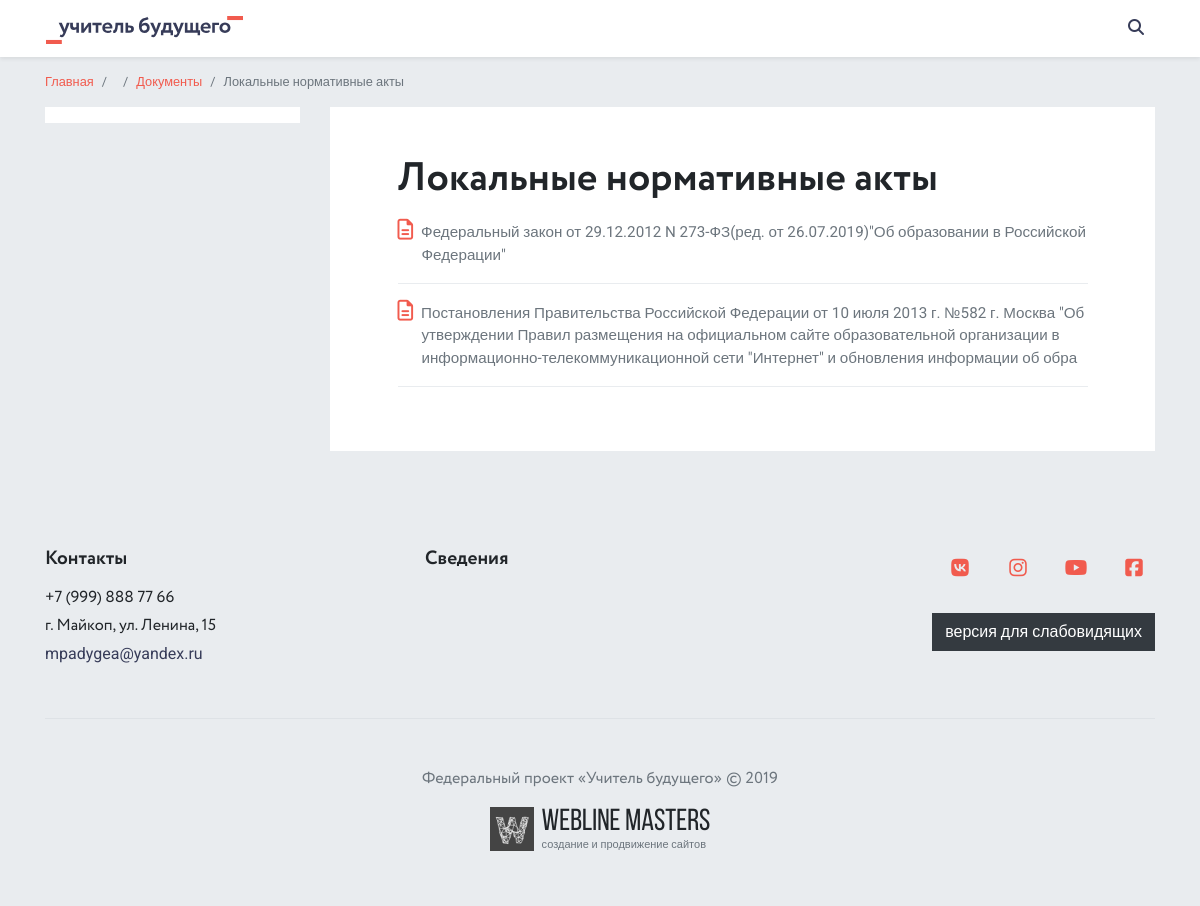
The app's page /documents/lokalnye-normativnye-akty/, older data.
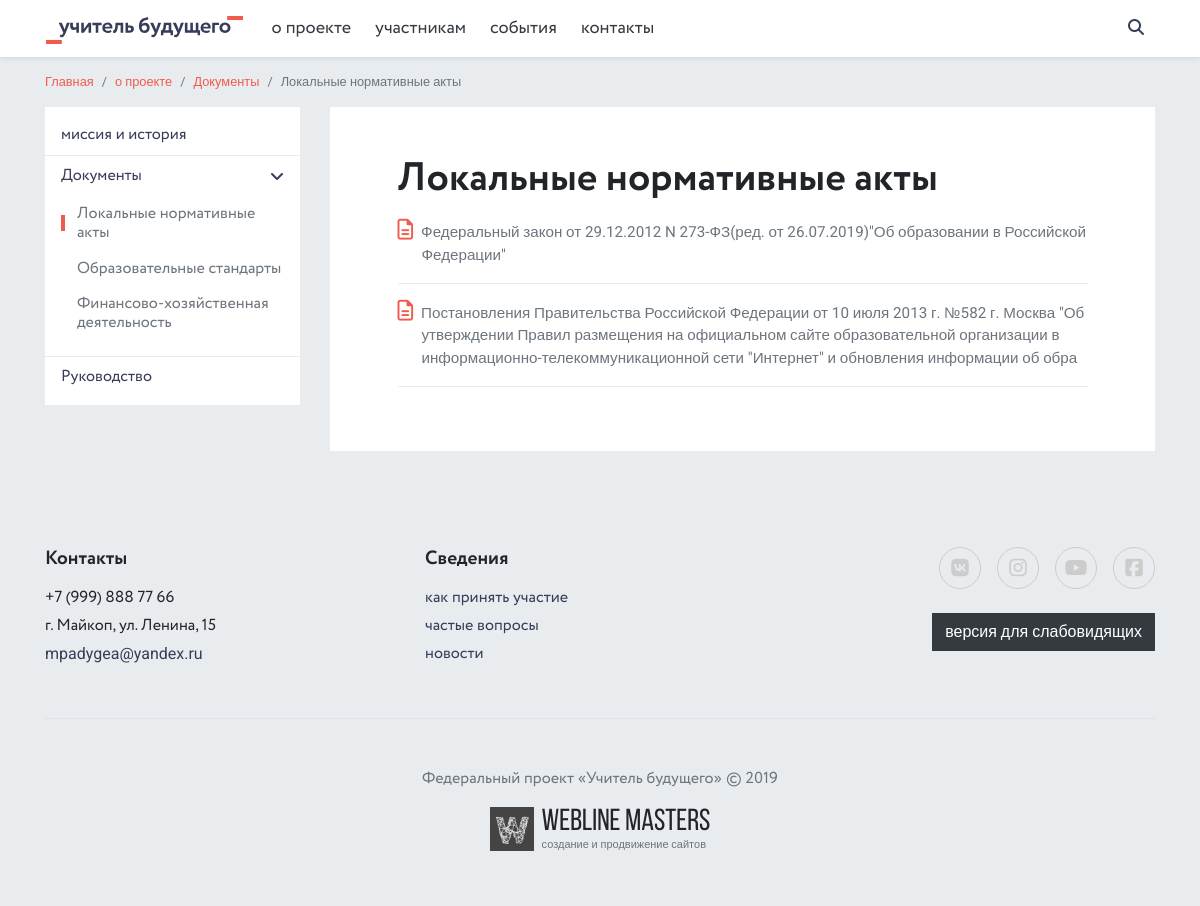
The same page, newer data.
### documents/models.py (models this page shows, shortened)
class Document(models.Model):
    category = models.ForeignKey(DocumentCategory, on_delete=models.CASCADE, verbose_name='Категория', related_name='documents')
    name = models.TextField(verbose_name='Название документа')
    def get_document_url(self, filename):
        ext = filename.split('.')[-1]
        filename = '{0}.{1}'.format(uuid1(), ext)
        return 'documents/{0}/{1}'.format(self.category.slug, filename)
    document = models.FileField(upload_to=get_document_url, max_length=500, verbose_name='Файл')
    class Meta:
        verbose_name = 'Документ'
        verbose_name_plural = 'Документы'

class DocumentCategory(SEO):
    title = models.CharField(max_length=250, unique=True, verbose_name='Название')
    is_active = models.BooleanField(default=True, verbose_name='Показывать на сайте')
    slug = models.SlugField(max_length=250, verbose_name='Slug', unique=True)
    def get_absolute_url(self):
        return reverse('document_category', args=[self.slug])
    class Meta:
        verbose_name = 'Категория документов'
        verbose_name_plural = 'Категории документов'

### contacts/models.py (models this page shows, shortened)
class Social(models.Model):
    name = models.CharField(max_length=250, verbose_name='Название социальной сети')
    short_name = models.CharField(max_length=250, verbose_name='Короткое название')
    color = models.CharField(max_length=250, verbose_name='Цвет обрамления')
    link = models.URLField(max_length=250, verbose_name='Ссылка')
    class Meta:
        verbose_name = 'Социальная сеть'
        verbose_name_plural = 'Социальные сети'

### pages/models.py (models this page shows, shortened)
class Page(MPTTModel, SEO, Order):
    ACTION_CHOICES = (
        ('pages', 'Информативная страница'),
        ('home', 'Главная страница'),
        ('albums', 'Фотоотчёты'),
        ('employees', 'Руководство'),
        ('documents', 'Документы'),
        ('news', 'Новости'),
        ('contacts', 'Контакты'),
    )
    title = models.CharField(max_length=250, verbose_name='Название страницы', unique=True)
    body1 = models.TextField(verbose_name='Текст страницы #1', null=True, blank=True)
    body2 = models.TextField(verbose_name='Текст страницы #2', null=True, blank=True)
    body3 = models.TextField(verbose_name='Текст страницы #3', null=True, blank=True)
    is_active = models.BooleanField(default=True, verbose_name='Показывать в меню')
    action = models.CharField(max_length=32, choices=ACTION_CHOICES, verbose_name='Название модуля')
    parent = TreeForeignKey('self', on_delete=models.SET_NULL, related_name='children',
                            verbose_name='Родительская страница', blank=True, null=True)
    slug = models.SlugField(max_length=250, verbose_name='Slug', unique=True)
    in_footer = models.BooleanField(default=False, verbose_name='Показывать в футере')
    @property
    def subpages(self):
        return Page.objects.filter(parent=self, is_active=True)
    @property
    def firstchild(self):
        return Page.objects.filter(parent=self, is_active=True).first()
    @property
    def subpagescount(self):
        sublist = Page.objects.filter(parent=self, is_active=True)
        return len(sublist)
    class Meta:
        verbose_name = 'Страница'
        verbose_name_plural = 'Страницы'

### documents/views.py (the view)
# urls.py: path('<document_category_slug>/', views.DocumentCategoryView.as_view(), name='document_category'),
class DocumentCategoryView(View):
    def get(self, request, document_category_slug):
        document_category = get_object_or_404(DocumentCategory, slug=document_category_slug, is_active=True)
        document_categories = DocumentCategory.objects.filter(is_active=True)
        doc_page = Page.objects.filter(is_active=True, action='documents').first()
        context = {
            'document_category': document_category,
            'document_categories': document_categories,
            'doc_page': doc_page,
        }
        lo = 'lo/' if request.session.get('is_lo') else ''
        return render(request, lo + 'documents/document_category.html', context)

### core/context_processors.py (called while the page is built)
def context_info(request):
    phone = Phone.objects.first()
    address = Address.objects.first()
    email = Email.objects.first()
    socials = Social.objects.all()
    main_doc_category = DocumentCategory.objects.filter(is_active=True).first()
    pages = Page.objects.filter(is_active=True).exclude(action='home')
    all_docs = DocumentCategory.objects.filter(is_active=True)
    context = {
        'phone': phone,
        'address': address,
        'email': email,
        'socials': socials,
        'main_doc_category': main_doc_category,
        'pages': pages,
        'all_docs': all_docs,
    }
    return context

### templates/documents/document_category.html (shortened to what this page needs)
{% extends 'base.html' %}
{% block content %}
<main role="main">
    <div class="container">
        <div class="d-flex flex-column flex-md-row justify-content-between align-items-md-center mb-3 mb-md-0">
            <ol class="breadcrumb small">
                <li class="breadcrumb-item"><a href="{% url 'index' %}">Главная</a></li>
                {% with page=doc_page.parent %}
                    <li class="breadcrumb-item"><a href="{% include '__breadcrumb.html' %}">{{ page.title }}</a></li>
                {% endwith %}
                <li class="breadcrumb-item"><a href="{{ main_doc_category.get_absolute_url }}">Документы</a></li>
                <li class="breadcrumb-item active">{{ document_category.title }}</li>
            </ol>
        </div>
        <div class="row">
            <div class="col-lg-3">
                <div class="bg-white py-2 d-none d-lg-block">
                    <ul class="list-unstyled side-menu m-0">
                        {% for page in doc_page.parent.subpages %}
                            {% if page.action == 'pages' %}
                            <li class="border-bottom font-2"><a href="/pages/{{ page.slug }}/" class="text-secondary py-2 px-3 d-block ">{{ page.title }}</a></li>
                            {% elif page.action == 'news' %}
                            <li class="border-bottom font-2"><a href="{% url 'news' %}" class="text-secondary py-2 px-3 d-block">Новости</a></li>
                            {% elif page.action == 'albums' %}
                            <li class="border-bottom font-2"><a href="{% url 'albums' %}" class="text-secondary py-2 px-3 d-block">Фотоотчёты</a></li>
                            {% elif page.action == 'documents' %}
                            <li class="border-bottom font-2 sub"><a href="{{ main_doc_category.get_absolute_url }}" class="text-secondary py-2 px-3 d-block">Документы<i class="fas fa-angle-down"></i></a>
                                <ul class="list-unstyled pb-3 pl-3">
                                    {% for item in document_categories %}
                                        <li><a href="{{ item.get_absolute_url }}" class="text-muted py-2 px-3 d-block {% if item == document_category %}active{% endif %}">{{ item.title }}</a></li>
                                    {% endfor %}
                                </ul>
                            </li>
                            {% elif page.action == 'employees' %}
                            <li class="border-bottom font-2"><a href="{% url 'employees' %}" class="text-secondary py-2 px-3 d-block">Руководство</a></li>
                            {% endif %}
                        {% endfor %}
                    </ul>
                </div>
            </div>
            <div class="col-lg-9">
                <article class="mb-5 bg-white p-4 p-md-5">
                    <h1 class="mt-0">{{ document_category.title }}</h1>
                    <div class="docs narrow">
                        {% for document in document_category.documents.all %}
                        <a href="{{ document.document.url }}" target="_blank" class="pl-4 d-block mb-3 border-bottom pb-3 text-muted"><i class="far fa-file-alt text-primary mr-2 ml-n4"></i>{{ document.name }}</a>
                        {% endfor %}
                    </div>
                </article>
            </div>
        </div>
    </div>
</main>
{% endblock content%}

### templates/__header.html (shortened to what this page needs)
{% load static %}
<nav class="navbar navbar-expand-lg navbar-light bg-white fixed-top shadow-sm">
    <div class="container px-sm-3 position-relative">
        <a class="navbar-brand" href="{% url 'index' %}">
            <img src="{% static 'images/logo-wide.svg' %}" alt="" class="navbar-logo">
        </a>
        <div class="collapse navbar-collapse font-2">
            <ul class="navbar-nav mr-auto">
                {% for page in pages %}
                    {% if not page.parent %}
                        {% if page.subpagescount > 0 %}
                        <li class="nav-item dropdown">
                            <a class="nav-link dropdown-toggle
                            {% for item in page.subpages %}
                            {% endfor %}
                            " href="
                                {% if page.firstchild.action == 'pages' %}
                                    /pages/{{ page.firstchild.slug }}/
                                {% elif page.firstchild.action == 'news' %}
                                    /news/
                                {% elif page.firstchild.action == 'albums' %}
                                    /gallery/
                                {% elif page.firstchild.action == 'documents' %}
                                    {{ main_doc_category.get_absolute_url }}
                                {% elif page.firstchild.action == 'employees' %}
                                    /leadership/
                                {% endif %}
                            " role="button" aria-haspopup="true" aria-expanded="false">
                                {{ page.title }}
                            </a>
                        </li>
                        {% else %}
                        <li class="nav-item">
                            {% if page.action == 'contacts' %}
                            <a class="nav-link {% if 'contacts' in request.path %}active{% endif %}" href="/contacts/">{{ page.title }}</a>
                            {% else %}
                            <a class="nav-link {% if page.slug in request.path %}active{% endif %}" href="/pages/{{ page.slug }}/">{{ page.title }}</a>
                            {% endif %}
                        </li>
                        {% endif %}
                    {% endif %}
                {% endfor %}
            </ul>
        </div>
        <form class="search" action="{% url 'search' %}">
            <div class="search-wrapper">
                <input type="text" name="query" placeholder="найти..." class="search-field">
            </div>
        </form>
    </div>
</nav>

### templates/__footer.html
{% load static %}
<footer class="footer bg-light py-5">
    <div class="container">
        <div class="row">
            <div class="col-lg-4 col-md-6 col-sm-6 mb-4">
                <h2 class="h5 mt-0">Контакты</h2>
                <p class="font-2 mb-1">{{ phone.phone }}</p>
                <p class="font-2 mb-1">{{ address.address }}</p>
                <p><a href="mailto:{{ email.email }}" class="text-secondary">{{ email.email }}</a></p>
            </div>
            <div class="col-lg-4 col-md-6 col-sm-6 mb-4 text-md-right text-lg-left">
                <h2 class="h5 mt-0">Сведения</h2>
                {% for page in pages %}
                    {% if page.parent and page.in_footer %}
                    <a href="
                    {% if page.action == 'pages' %}
                        /pages/{{ page.slug }}/
                    {% elif page.action == 'news' %}
                        /news/
                    {% elif page.action == 'albums' %}
                        /gallery/
                    {% elif page.action == 'documents' %}
                        {{ main_doc_category.get_absolute_url }}
                    {% elif page.action == 'employees' %}
                        /leadership/
                    {% endif %}
                    " class="d-block font-2 mb-1 text-secondary">{{ page.title }}</a>
                    {% endif %}
                {% endfor %}
            </div>
            <div class="col-lg-4 text-lg-right text-sm-center mb-4 mb-sm-5">
                <div class="socials socials-big d-block pb-4">
                    {% for item in socials %}
                    <a href="{{ item.link }}" target="_blank" title="" style="color: {{ item.color }}; border-color: {{ item.color }};"><i class="fab fa-{{ item.short_name }}"></i></a>
                    {% endfor %}
                </div>
                <a class="btn btn-dark" href="{% url 'change_view' %}" role="button">версия для слабовидящих</a>
            </div>
        </div>
        <div class="text-sm-center text-muted font-2 mb-3 pt-4 pt-sm-5 border-top">Федеральный проект «Учитель будущего» © 2019</div>
        <div class="text-sm-center">
            <div class="position-relative d-inline-flex justify-content-center align-items-center devlogo">
                <img src="{% static 'images/devlogo.svg' %}" alt="Webline Masters">
                <div class="ml-2 d-flex align-items-start flex-column">
                    <span>Webline Masters</span>
                    <a href="http://wlms.info" target="_blank" class="stretched-link text-muted" title="Webline Masters">создание и продвижение сайтов</a>
                </div>
            </div>
        </div>
    </div>
</footer>

Row changes from the older to the newer data that the page shows:
added Page: title "о проекте"
added Page: title "участникам"
added Page: title "события"
added Page: title "контакты"
added Page: title "миссия и история"
added Page: DocumentCategory (title "Локальные нормативные акты")
now on this page (row unchanged): DocumentCategory: title "Образовательные стандарты"
now on this page (row unchanged): DocumentCategory: title "Финансово-хозяйственная деятельность"
added Page: action "Руководство"
added Page: title "как принять участие", shown under "Сведения"
added Page: title "частые вопросы", shown under "Сведения"
added Page: title "новости", shown under "Сведения"
changed Social (number 1 of 4 on the later page): color empty → "#CCC" (drawn)
changed Social (number 2 of 4 on the later page): color empty → "#CCC" (drawn)
changed Social (number 3 of 4 on the later page): color empty → "#CCC" (drawn)
changed Social (number 4 of 4 on the later page): color empty → "#CCC" (drawn)
